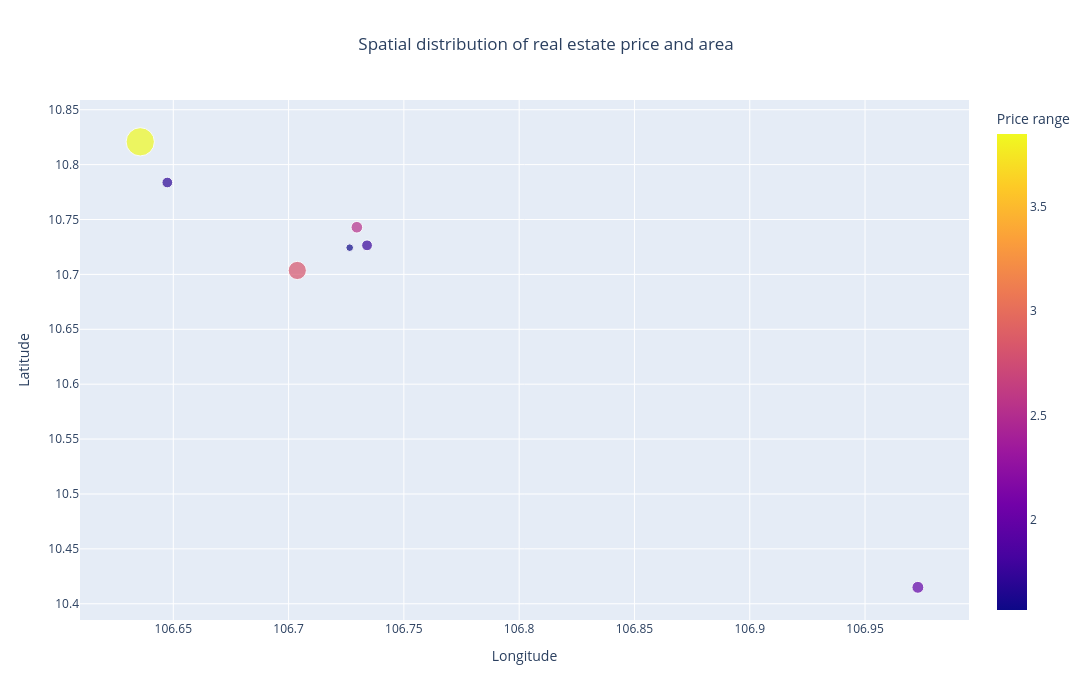

Notebook source saved alongside this figure:
### Markdown cell above
## 3.3 Combine longitude and latitude.

### Code cell
import plotly.express as px

train_data_updated = pd.concat([X_train, y_train], axis=1)

df_filtered = train_data_updated.copy()

df_filtered = df_filtered[(df_filtered["Diện tích"] > 0) & (df_filtered["Diện tích"].notna())]
df_filtered = df_filtered.dropna(subset=["Longitude", "Latitude", "Khoảng giá_log"])

hover_cols = ["Diện tích", "Khoảng giá_log"]

if "Số tầng" in df_filtered.columns:
    hover_cols.append("Số tầng")

fig = px.scatter(
    df_filtered,
    x="Longitude",
    y="Latitude",
    color="Khoảng giá_log",
    size="Diện tích",
    hover_data=hover_cols,
    color_discrete_sequence=px.colors.qualitative.Set1,
    title="Spatial distribution of real estate price and area",
    labels={
        "Longitude": "Longitude",
        "Latitude": "Latitude",
    "Khoảng giá_log": "Price range",
        "Diện tích": "Area (m²)"
    }
)

fig.update_layout(
    width=1100,
    height=700,
    hovermode="closest",
    title_x=0.5
)

fig.show()

print("Spatial scatter plot generated successfully.")

### Figure 1 — Plotly figure (JSON) as saved in the notebook; plotly's stock layout.template omitted (floating-point values rounded to 4 significant figures)
{"data": [{"customdata": [[142.0, 2.821, 2.0], [49.0, 1.705, 2.0], [343.0, 3.85, 5.0], [58.0, 2.533, 4.0], [50.0, 1.756, 2.0], [61.0, 1.988, 2.0], [25.0, 1.567, 2.0]], "hovertemplate": "Longitude=%{x}<br>Latitude=%{y}<br>Area (m²)=%{customdata[0]}<br>Price range=%{marker.color}<br>Số tầng=%{customdata[2]}<extra></extra>", "legendgroup": "", "marker": {"color": [2.821, 1.705, 3.85, 2.533, 1.756, 1.988, 1.567], "coloraxis": "coloraxis", "size": [142.0, 49.0, 343.0, 58.0, 50.0, 61.0, 25.0], "sizemode": "area", "sizeref": 0.8575, "symbol": "circle"}, "mode": "markers", "name": "", "orientation": "v", "showlegend": false, "type": "scatter", "x": [106.7, 106.6, 106.6, 106.7, 106.7, 107.0, 106.7], "xaxis": "x", "y": [10.7, 10.78, 10.82, 10.74, 10.73, 10.41, 10.72], "yaxis": "y"}], "layout": {"coloraxis": {"colorbar": {"title": {"text": "Price range"}}, "colorscale": [[0.0, "#0d0887"], [0.1111, "#46039f"], [0.2222, "#7201a8"], [0.3333, "#9c179e"], [0.4444, "#bd3786"], [0.5556, "#d8576b"], [0.6667, "#ed7953"], [0.7778, "#fb9f3a"], [0.8889, "#fdca26"], [1.0, "#f0f921"]]}, "height": 700, "hovermode": "closest", "legend": {"itemsizing": "constant", "tracegroupgap": 0}, "title": {"text": "Spatial distribution of real estate price and area", "x": 0.5}, "width": 1100, "xaxis": {"anchor": "y", "domain": [0.0, 1.0], "title": {"text": "Longitude"}}, "yaxis": {"anchor": "x", "domain": [0.0, 1.0], "title": {"text": "Latitude"}}}}
